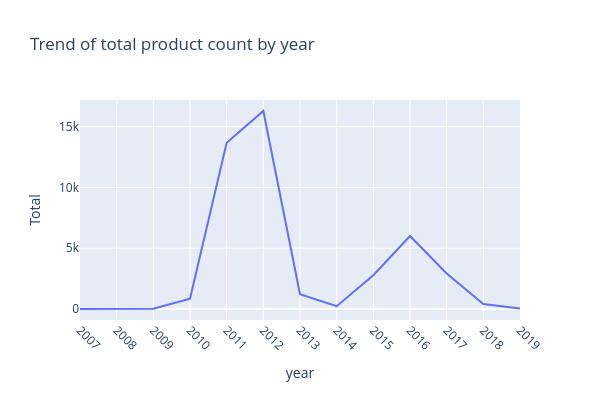

Notebook source saved alongside this figure:
### Markdown cell above
Products are mostly casual in usage type

### Code cell
styles_df_year = styles_df.groupby('year')['year'].count().reset_index(name='Total')
fig = px.line(styles_df_year,
              x='year',
              y='Total',
              title='Trend of total product count by year',
              height=400,
              width=600)
fig.update_xaxes(tickangle=45, dtick=1, tickfont=dict(size=12))
fig.show()

### Figure 1 — Plotly figure (JSON) as saved in the notebook; plotly's stock layout.template omitted (floating-point values rounded to 4 significant figures)
{"data": [{"hovertemplate": "year=%{x}<br>Total=%{y}<extra></extra>", "legendgroup": "", "line": {"color": "#636efa", "dash": "solid"}, "marker": {"symbol": "circle"}, "mode": "lines", "name": "", "orientation": "v", "showlegend": false, "type": "scatter", "x": [2007.0, 2008.0, 2009.0, 2010.0, 2011.0, 2012.0, 2013.0, 2014.0, 2015.0, 2016.0, 2017.0, 2018.0, 2019.0], "xaxis": "x", "y": [2, 7, 20, 846, 13672, 16288, 1212, 236, 2780, 6006, 2916, 405, 33], "yaxis": "y"}], "layout": {"height": 400, "legend": {"tracegroupgap": 0}, "title": {"text": "Trend of total product count by year"}, "width": 600, "xaxis": {"anchor": "y", "domain": [0, 1], "dtick": 1, "tickangle": 45, "tickfont": {"size": 12}, "title": {"text": "year"}}, "yaxis": {"anchor": "x", "domain": [0, 1], "title": {"text": "Total"}}}}
